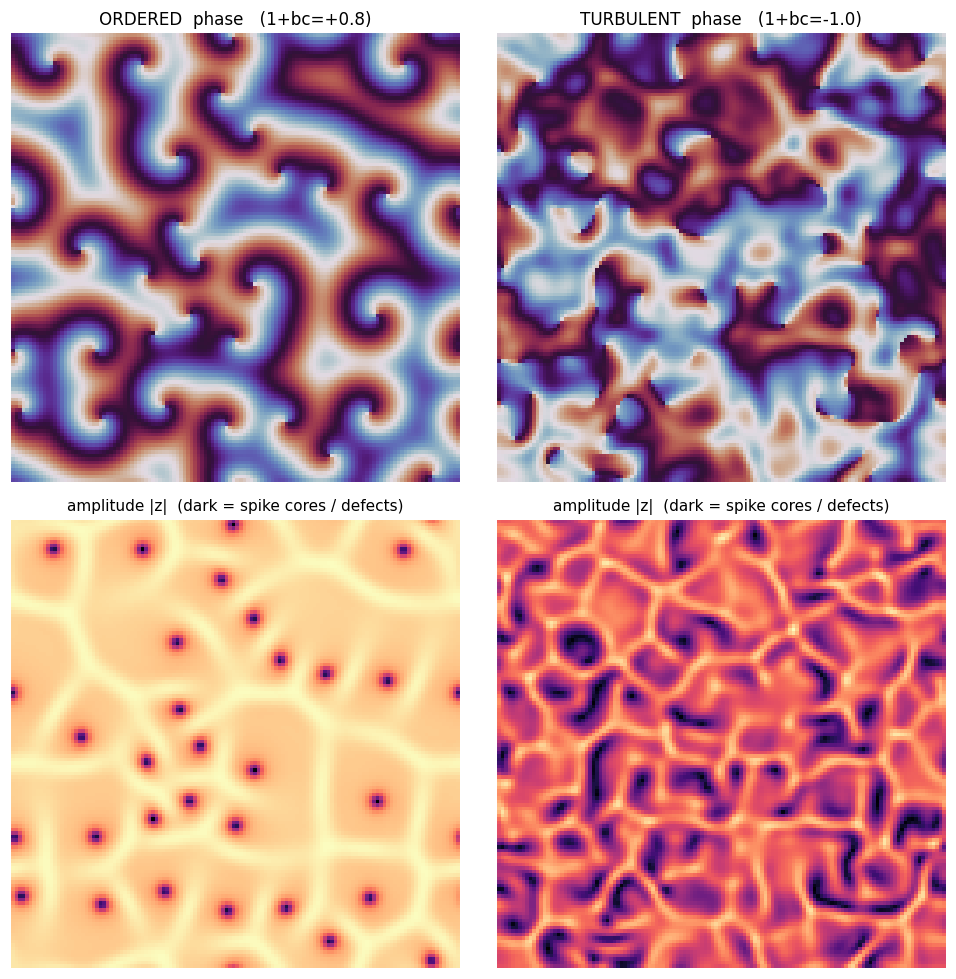

This chart was generated by the following Python code:
"""
spectral_field.py — coupling a grid of skew-operator units into a moving wave
=============================================================================
THE HANDSHAKE: one rotation island per unit is a complex amplitude z (z_dot=i*w*z).
Couple a lattice with a complex-coefficient Laplacian (the ephaptic field) plus a
saturating nonlinearity -> the COMPLEX GINZBURG-LANDAU field:

    z_dot = (mu + i*w) z  -  (1 + i c)|z|^2 z  +  D(1 + i b) Lap(z)
                                                   ^^^^^^^^^^^^^^^^^ the handshake

Regime set by Benjamin-Feir-Newell number 1+bc: >0 -> coherent waves+islands;
<0 -> turbulence. Discriminators here: spatial correlation length (long=islands)
and defect density (phase singularities; many=turbulence). Probe cross-correlation
gives the traveling-wave speed.

GROUNDING (established, used not claimed): complex Ginzburg-Landau (Aranson &
Kramer 2002; Chate-Manneville); neural field theory (Wilson-Cowan; Amari;
Bressloff); cortical traveling waves (Muller et al. 2018); spreading depression
(Leao 1944); weak real ephaptic coupling (Jefferys 1995; Anastassiou 2011). The
coupling math is TEXTBOOK; the line's own part is the identification (held state =
skew lag-operator, spike = coincidence, ephaptic field = the diffusion term).
HONEST LIMITS: relative units, Euler, one seed/regime; "spike" reads as a phase
crossing, not an action potential. The bet (wave = FELT thought) stays in the drawer.
PerceptionLab / Antti Luode, with Claude (Opus 4.8). Helsinki, June 2026.
Do not hype. Do not lie. Just show.
"""
import numpy as np
import matplotlib; matplotlib.use("Agg")
import matplotlib.pyplot as plt

def lap(Z):
    return (np.roll(Z,1,0)+np.roll(Z,-1,0)+np.roll(Z,1,1)+np.roll(Z,-1,1)-4*Z)

def run(n=128, steps=8000, dt=0.03, b=0.5, c=-0.5, D=1.0, mu=1.0, omega=0.0,
        seed=1, probes=None, rec_from=5000):
    rng = np.random.default_rng(seed)
    Z = 0.05*(rng.standard_normal((n,n))+1j*rng.standard_normal((n,n)))
    p1=[]; p2=[]
    for t in range(steps):
        Z = Z + dt*((mu+1j*omega)*Z - (1+1j*c)*(np.abs(Z)**2)*Z + D*(1+1j*b)*lap(Z))
        if probes is not None and t>=rec_from:
            a,bp = probes; p1.append(Z[a].real); p2.append(Z[bp].real)
    return Z, np.array(p1), np.array(p2)

def corr_length(Z):
    """radial spatial correlation length of the unit phasor field (cells to 1/e)."""
    n=Z.shape[0]; g=Z/(np.abs(Z)+1e-12)
    F=np.fft.fft2(g); ac=np.fft.ifft2(F*np.conj(F)).real/g.size
    ac=np.fft.fftshift(ac); ac/=ac.max()
    cy,cx=n//2,n//2; y,x=np.indices((n,n))
    r=np.sqrt((x-cx)**2+(y-cy)**2).astype(int)
    prof=np.bincount(r.ravel(),ac.ravel())/np.bincount(r.ravel())
    below=np.where(prof<np.exp(-1))[0]
    return float(below[0]) if len(below) else float(len(prof))

def defect_density(Z):
    """fraction of cells that are phase singularities (|z| near zero = spiral cores)."""
    a=np.abs(Z); return float((a < 0.25*np.median(a)).mean())

def wave_lag(p1,p2):
    x=p1-p1.mean(); y=p2-p2.mean(); x/=(x.std()+1e-12); y/=(y.std()+1e-12)
    n=len(x); cc=np.correlate(x,y,mode='full')/n; lags=np.arange(-n+1,n)
    k=int(np.argmax(np.abs(cc))); return int(lags[k]), float(cc[k])

if __name__=="__main__":
    n=128; d=n//3
    probes=((n//2, n//3),(n//2, 2*n//3))
    print("="*74)
    print("SPECTRAL FIELD — a grid of skew-units coupled into a moving wave")
    print("handshake = D(1+ib) Lap(z)   [the ephaptic diffusion term]")
    print("="*74)
    rows=[]
    for name,b,c in [("ORDERED",   0.5, -0.5),     # 1+bc = +0.75
                     ("TURBULENT", 2.0, -1.0)]:    # 1+bc = -1.00
        Z,p1,p2 = run(n=n,b=b,c=c,seed=1,probes=probes)
        bf=1+b*c; xi=corr_length(Z); dd=defect_density(Z); lag,corr=wave_lag(p1,p2)
        speed=d/abs(lag) if lag!=0 else float('nan')
        rows.append((name,bf,xi,dd,lag,corr,speed,Z))
        print(f"\n[{name}]  b={b}, c={c},  Benjamin-Feir 1+bc = {bf:+.2f}")
        print(f"   spatial correlation length (cells to 1/e): {xi:6.1f}")
        print(f"   defect density (phase singularities)     : {100*dd:6.2f}%")
        print(f"   probe cross-corr peak                    : {corr:+.2f} at lag {lag}")
        print(f"   implied traveling-wave speed (d/|lag|)   : {speed:6.3f} cells/step")
    print("\n"+"-"*74)
    o,t = rows[0],rows[1]
    print(f"correlation length  ORDERED {o[2]:.0f}  vs  TURBULENT {t[2]:.0f} cells")
    print(f"defect density      ORDERED {100*o[3]:.1f}% vs  TURBULENT {100*t[3]:.1f}%")
    print("="*74)

    fig,ax=plt.subplots(2,2,figsize=(9,9))
    for col,(name,bf,xi,dd,lag,corr,speed,Z) in enumerate(rows):
        ax[0,col].imshow(np.angle(Z),cmap="twilight"); ax[0,col].axis("off")
        ax[0,col].set_title(f"{name}  phase   (1+bc={bf:+.1f})",fontsize=11)
        ax[1,col].imshow(np.abs(Z),cmap="magma"); ax[1,col].axis("off")
        ax[1,col].set_title("amplitude |z|  (dark = spike cores / defects)",fontsize=10)
    plt.tight_layout(); plt.savefig("spectral_field.png",dpi=110,bbox_inches="tight")
    print("saved spectral_field.png")
